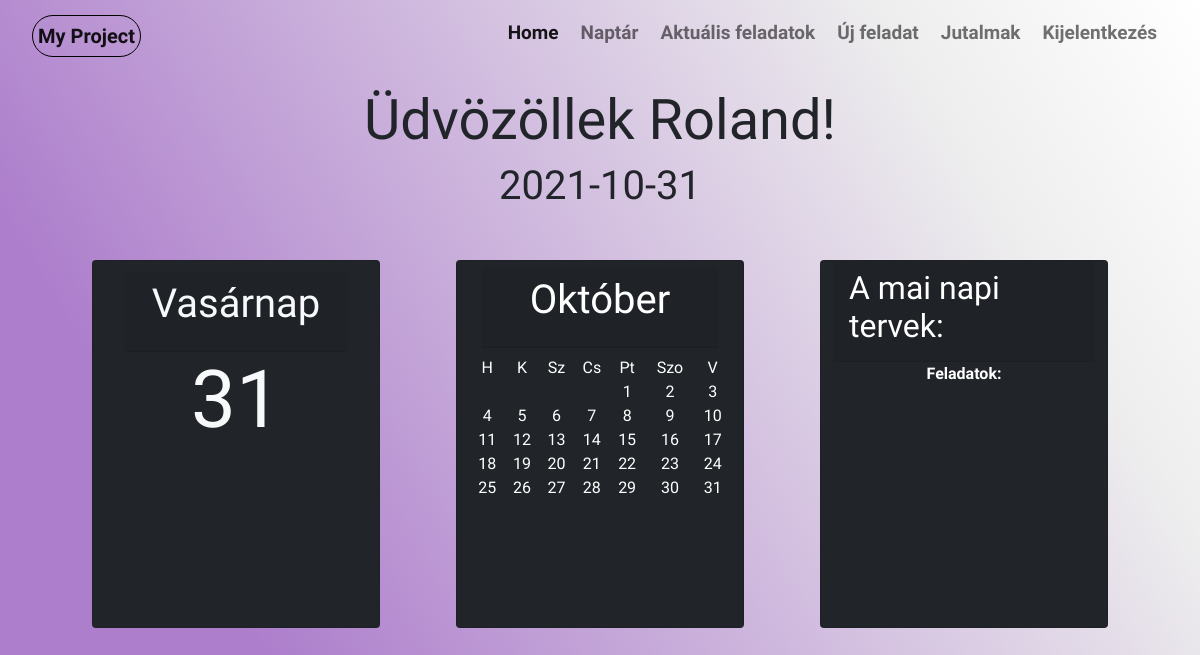
Page / (signed in) on the earlier database version.
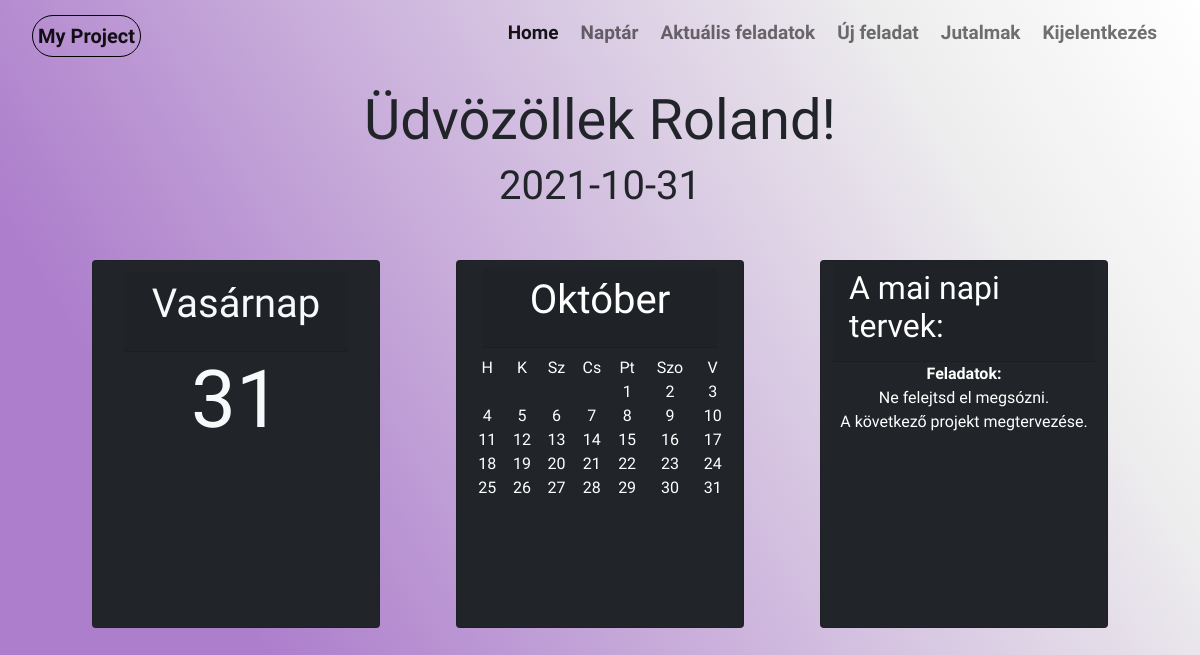
Same page on the later database version.
### website/models.py (models this page shows, shortened)
class Tasks(db.Model):
    task_id = db.Column(db.Integer,primary_key=True)
    project_id = db.Column(db.Integer, db.ForeignKey('projects.project_id'))
    task_name = db.Column(db.String(60))
    status = db.Column(db.Boolean, default=False)
    task_time = db.Column(db.String(60))
    stoper = db.Column(db.Boolean, default=False)
    mert_ido = db.Column(db.String(60))
    difficulty = db.Column(db.String(60))
    description = db.Column(db.String(250))
    user_id = db.Column(db.Integer, db.ForeignKey('user.id'))
    def __repr__(self):
        return '<Task {}>'.format(self.task_name)

### website/views.py (the view)
@views.route('/', methods = ["GET","POST"])
@login_required
def home():
    write_date_text()
    year = today_date.year
    month = today_date.month
    day = today_date.day
    day_name = days[today_date.today().weekday()]
    date_task = datetime.date(year=year, month=month, day=day)
    this_month = one_month(month, year)
    user_task = db.session.query(Tasks).filter(Tasks.task_time == f"{year}-{month}-{day}").filter(Tasks.status == True).\
        filter(Tasks.user_id == current_user.id).all()
    for i in user_task:
        print(i)
    if request.method == 'GET':
        return render_template('home.html', user = current_user, day_name = day_name, today_date = today_date,
                               month_name=this_month[3],short_day_names=short_day_names,months=this_month[0],week=this_month[4],
                               tasks = user_task)

### website/__init__.py (called while the page is built)
def create_app():
    app = Flask(__name__)
    app.secret_key = secrets.token_urlsafe(16)
    app.config['SQLALCHEMY_DATABASE_URI'] = f'sqlite:///{DB_NAME}'
    db.init_app(app)
    from .views import views
    from .auth import auth
    app.register_blueprint(views)
    app.register_blueprint(auth)
    from .models import User
    login_manager = LoginManager()
    login_manager.login_view = 'auth.login'
    login_manager.init_app(app)
    @login_manager.user_loader
    def load_user(id):
        return User.query.get(int(id))
    create_database(app)
    return app

### website/date.py (called while the page is built)
def one_month(month, year):
    try:
        month = abs(int(month))
        year = abs(int(year))
        week_day_name = calendar.day_abbr
        calendar_months = calendar.monthcalendar(year, month)
        len_calendar_months = len(list(calendar_months))
        month_name = months[month]
        return [calendar_months, len_calendar_months, year, month_name, week_day_name]
    except Exception:
        return False

### website/templates/home.html (shortened to what this page needs)
{% extends "base.html"%}{% block title %}Home{% endblock %}
{%block content%}
<div class="home">
    <h1 class="display-4 text-xl-center">Üdvözöllek {{user.first_name}}!</h1>
    <h1 class="display-6 text-xl-center">{{ today_date }}</h1>
</div>
<div class="jumbotron jumbotron-fluid">
    <div class="container">
        <div class="container">
            <div class="row">
                <div class="col">
                        <div class="row justify-content-md-center">
                            <div class="card text-white bg-dark mb-3" style="min-height: 23rem; max-height: 30rem; max-width: 18rem; min-width: 18rem;">
                                <a class="nav-link link-light" href="/day" style="border-bottom: 0px;">
                                    <div class="card-header" style="min-height: 5rem;"><h1 class="text-xl-center">{{ day_name }}</h1></div>
                                    <h1 class="display-1 text-xl-center">{{ today_date.day }}</h1>
                                </a>
                            </div>
                        </div>
                    </div>
                <div class="col">
                      <form method="POST">
                          <div class="row justify-content-md-center">
                              <div class="card text-white bg-dark mb-3" style="min-height: 23rem; max-height: 30rem; max-width: 18rem; min-width: 18rem;">
                                <button class="btn btn-dark" name="button" value="month">
                                    <div class="card-header" style="min-height: 5rem;"><h1 class="text-xl-center">{{ month_name }}</h1></div>
                                    <div class="row justify-content-md-center">
                                        <table class="text-xl-center">
                                        <tr>
                                            {% for day_name in short_day_names %}
                                            <td>{{ day_name }}</td>
                                            {% endfor %}
                                        </tr>
                                          {% for week in months %}
                                        <tr>
                                            {% for day in week %}
                                            {% if day ==0 %}
                                            <td>&nbsp</td>
                                            {% else %}
                                            <td>{{ day }}</td>
                                            {% endif %}
                                            {% endfor %}
                                        </tr>
                                        {% endfor %}
                                    </table>
                                    </div>
                                </button>
                            </div>
                        </div>
                      </form>
                    </div>
                    <div class="col">
                            <div class="row justify-content-md-center">
                                <div class="card text-white bg-dark mb-3 "  style="min-height: 23rem; max-height: 30rem; max-width: 18rem; min-width: 18rem;">
                                    <div class="card-header " style="min-height: 5rem;"><h2>A mai napi tervek:</h2></div>
                                    <table class="text-xl-center">
                                        <tr>
                                            <th>Feladatok:</th>
                                        </tr>
                                        {% for task in tasks %}
                                        <tr>
                                            <td>{{ task.description }}</td>
                                        </tr>
                                        {% endfor %}
                                    </table>
                                </div>
                            </div>
                    </div>
                </div>
            </div>
        </div>
{%endblock%}

Differences in the rows shown:
added Tasks: description "Ne felejtsd el megsózni."
added Tasks: description "A következő projekt megtervezése."
